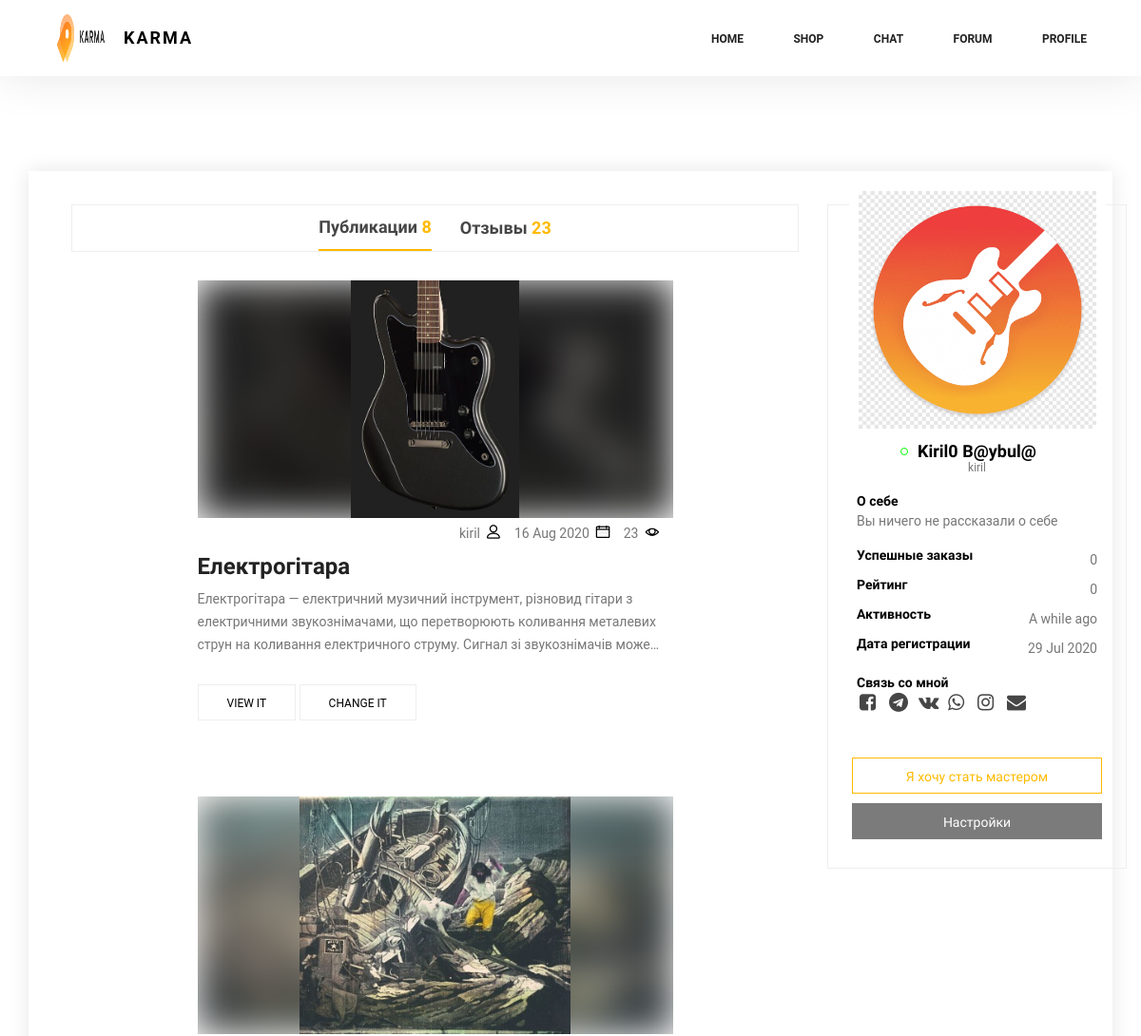
The app's page /profile/ (signed in, upper part), older data.
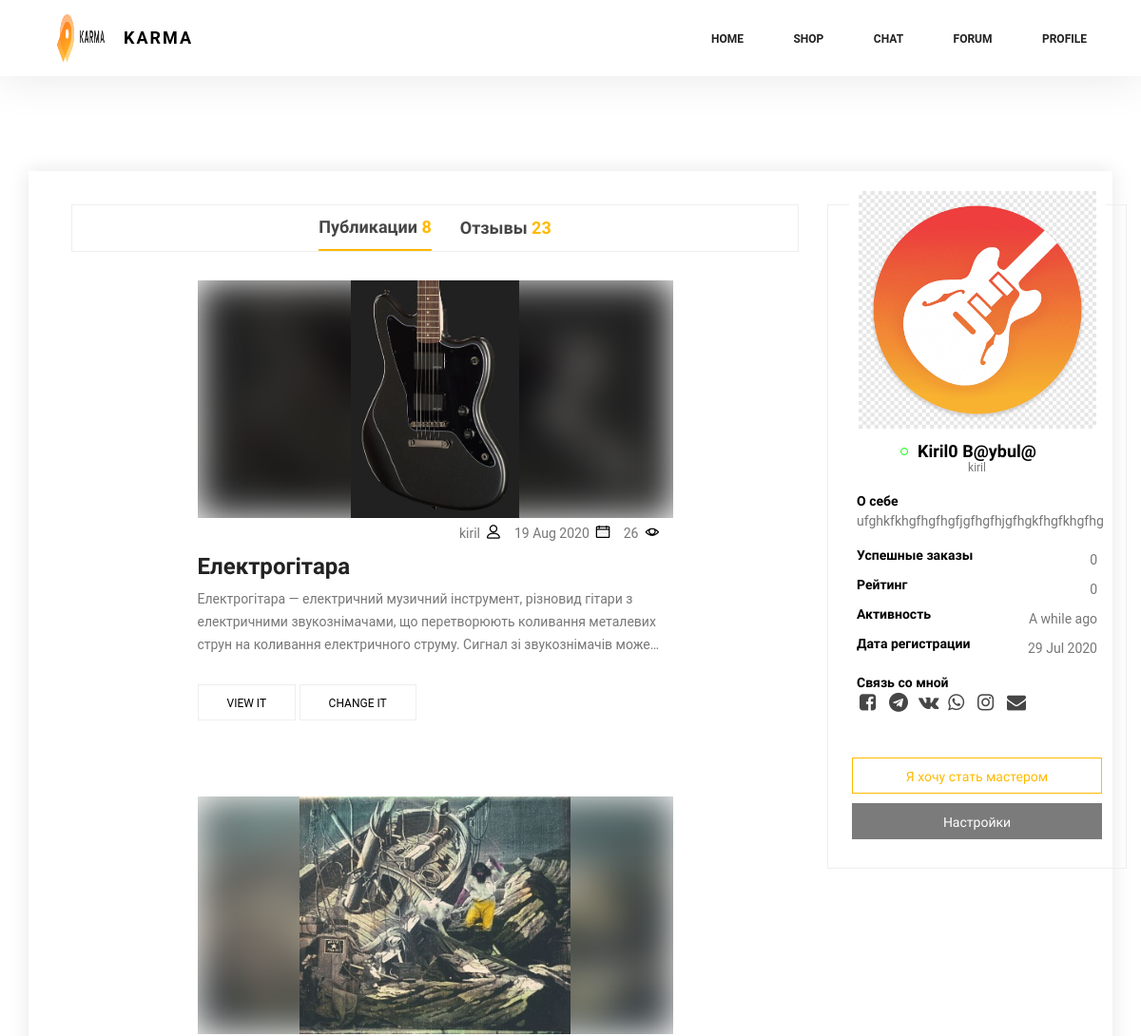
The same page, newer data.
### Articles/models.py (models this page shows, shortened)
class ArticleModel(models.Model):
    author = models.ForeignKey(User, on_delete=models.CASCADE)
    heading = models.CharField(max_length=50, verbose_name="Heading", default="")
    text = models.TextField(max_length=50000, verbose_name='Text', default="")
    date = models.DateTimeField(auto_now=True, verbose_name="Date")
    views = models.IntegerField(default=0)
    image = models.ImageField(upload_to='images/',
                              verbose_name='Изображение',
                              default='images/test-photo.jpg',
                              null=True,
                              blank=True)
    tags = models.ManyToManyField(TagModel, blank=True)
    class Meta:
        verbose_name = 'Article'
        verbose_name_plural = 'Articles'

### ProfileApp/models.py (models this page shows, shortened)
class ProfileModel(models.Model):
    user = models.OneToOneField(User, on_delete=models.CASCADE, verbose_name='USER')
    face_image = models.ImageField(upload_to='icons/',
                                   verbose_name='Icon',
                                   default='icons/FACE_ICON.png',
                                   blank=True,
                                   null=True,)
    about_myself = models.TextField(null=True, blank=True)
    date_registration = models.DateTimeField(null=True, auto_now_add=True)
    telegram_link = models.CharField(max_length=500, blank=True, default='')
    facebook_link = models.CharField(max_length=500, blank=True, default='')
    whatsapp_link = models.CharField(max_length=500, blank=True, default='')
    vk_link = models.CharField(max_length=500, blank=True, default='')
    instagram_link = models.CharField(max_length=500, blank=True, default='')
    class Meta:
        verbose_name = 'Профиль'
        verbose_name_plural = 'Профили'
    def last_seen(self):
        return cache.get('seen_%s' % self.user.username)
    def online(self):
        if self.last_seen():
            now = datetime.datetime.now()
            if now > self.last_seen() + datetime.timedelta(
                    seconds=settings.USER_ONLINE_TIMEOUT):
                return False
            else:
                return True
        else:
            return False

### ProfileApp/views.py (the view)
@login_required
def profile_render(request):
    user = request.user
    profile = ProfileModel.objects.get(user__exact=user.id)
    articles = ArticleModel.objects.all().filter(author__exact=profile.user)
    for i in articles:
        i.text = strip_tags(i.text)
    context = {
        'user': user,
        'profile': profile,
        'my_articles': articles,
        'count': articles.count(),
    }
    return render(request, 'profile.html', context)

### templates/profile.html (shortened to what the changed rows need)
{% extends 'home.html' %}
{% load static %}
{% block content %}
<section class="profile-section">
    <div class="profile">
        <div class="profile-inner">
            <div class="profile-right-sidebar">
                <div class="profile-publications">
                    {% for article in my_articles %}
                    <div class="profile-publication-container">
                        <div class="profile-publication-img-container">
                            <div class="publication-blurImg-container">
                            </div>
                            <img class="profile-publication-img blur-img-background" src="{{article.image.url}}" alt="" style="height: 100%; width: auto;">
                        </div>
                        <div class="about-profile-publication">
                            <a href="">{{article.author}}<i class="lnr lnr-user"></i></a>
                            <p>{{article.date|date:" d M Y"}}<i class="lnr lnr-calendar-full"></i></p>
                            <p>{{article.views}}<i class="lnr lnr-eye"></i></p>
                        </div>
                        <div class="profile-publication-text">
                            <h2>{{article.heading}}</h2>
                            <p>{{article.text | safe}}</p>
                        </div>
                        <div class="profile-publication-button-container">
                            <a class="profile-publication-button" href="/forum/articles{{article.id}}/">VIEW IT</a>
                            <a class="profile-publication-button" href="/forum/change_article{{article.id}}/">CHANGE IT</a>
                        </div>
                    </div>
                    {% endfor %}
                </div>
            </div>
            <div class="profile-left-sidebar">
                <div class="profile-img-container">
                    <img src="{{profile.face_image.url}}" class="profile-img">
                </div>
                <div class="about-account">
                    <div class="about-me">
                        <p class="about-account-unit">О себе </p>
                        <p class="about-account-text">{% if profile.about_myself %}{{profile.about_myself}}{%else%}Вы ничего не рассказали о себе{%endif%}</p>
                    </div>
                    <div class="about-me-container">
                        <p class="about-account-unit">Дата регистрации </p>
                        <p class="about-account-text">{{profile.date_registration | date:" d M Y"}}</p>
                    </div>
                </div>
            </div>
        </div>
    </div>
</section>
{% endblock %}

Row changes from the older to the newer data that the page shows:
changed ArticleModel "Електрогітара": date "16 Aug 2020" → "19 Aug 2020"; views "23" → "26"
changed ProfileModel: about_myself (not shown) → "ufghkfkhgfhgfhgfjgfhgfhjgfhgkfhgfkhgfhg"
Text that changed along with them:
text no longer shown: "Вы ничего не рассказали о себе"
